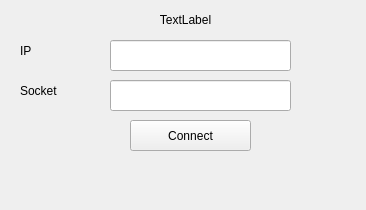
<?xml version="1.0" encoding="UTF-8"?>
<ui version="4.0">
 <class>Form</class>
 <widget class="QWidget" name="Form">
  <property name="geometry">
   <rect>
    <x>0</x>
    <y>0</y>
    <width>366</width>
    <height>210</height>
   </rect>
  </property>
  <property name="windowTitle">
   <string>Form</string>
  </property>
  <widget class="QLabel" name="label">
   <property name="geometry">
    <rect>
     <x>10</x>
     <y>9</y>
     <width>351</width>
     <height>21</height>
    </rect>
   </property>
   <property name="text">
    <string>TextLabel</string>
   </property>
   <property name="alignment">
    <set>Qt::AlignCenter</set>
   </property>
  </widget>
  <widget class="QPushButton" name="pushButton">
   <property name="geometry">
    <rect>
     <x>130</x>
     <y>120</y>
     <width>121</width>
     <height>31</height>
    </rect>
   </property>
   <property name="text">
    <string>Connect</string>
   </property>
  </widget>
  <widget class="QLineEdit" name="lineEdit">
   <property name="geometry">
    <rect>
     <x>110</x>
     <y>40</y>
     <width>181</width>
     <height>31</height>
    </rect>
   </property>
  </widget>
  <widget class="QLabel" name="label_2">
   <property name="geometry">
    <rect>
     <x>20</x>
     <y>40</y>
     <width>51</width>
     <height>21</height>
    </rect>
   </property>
   <property name="text">
    <string>IP</string>
   </property>
  </widget>
  <widget class="QLabel" name="label_3">
   <property name="geometry">
    <rect>
     <x>20</x>
     <y>80</y>
     <width>51</width>
     <height>21</height>
    </rect>
   </property>
   <property name="text">
    <string>Socket</string>
   </property>
  </widget>
  <widget class="QLineEdit" name="lineEdit_2">
   <property name="geometry">
    <rect>
     <x>110</x>
     <y>80</y>
     <width>181</width>
     <height>31</height>
    </rect>
   </property>
  </widget>
 </widget>
 <resources/>
 <connections/>
</ui>
